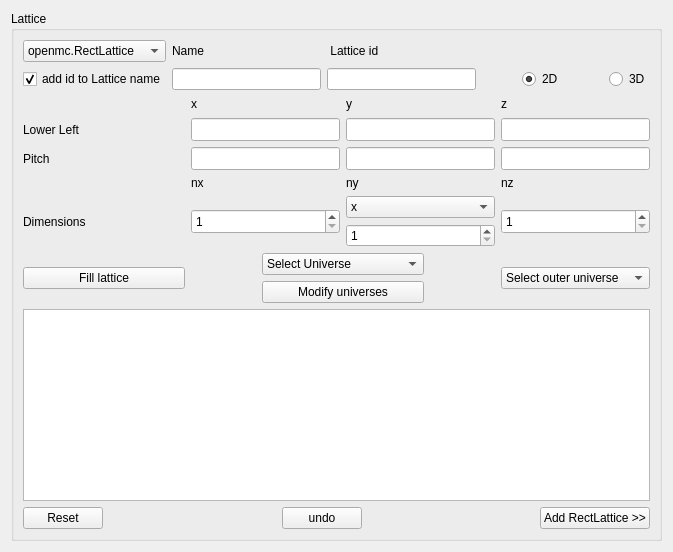
          <widget class="QWidget" name="tab_2">
           <attribute name="title">
            <string>Lattice definition</string>
           </attribute>
           <layout class="QGridLayout" name="gridLayout_13">
            <item row="0" column="0">
             <widget class="QGroupBox" name="groupBox_8">
              <property name="sizePolicy">
               <sizepolicy hsizetype="Preferred" vsizetype="Preferred">
                <horstretch>0</horstretch>
                <verstretch>0</verstretch>
               </sizepolicy>
              </property>
              <property name="maximumSize">
               <size>
                <width>11111</width>
                <height>16777215</height>
               </size>
              </property>
              <property name="title">
               <string>Lattice</string>
              </property>
              <layout class="QGridLayout" name="gridLayout_4">
               <item row="0" column="0">
                <layout class="QGridLayout" name="gridLayout_10">
                 <item row="0" column="0">
                  <widget class="QComboBox" name="comboBox_4">
                   <property name="sizePolicy">
                    <sizepolicy hsizetype="Preferred" vsizetype="Preferred">
                     <horstretch>0</horstretch>
                     <verstretch>0</verstretch>
                    </sizepolicy>
                   </property>
                   <item>
                    <property name="text">
                     <string>openmc.RectLattice</string>
                    </property>
                   </item>
                   <item>
                    <property name="text">
                     <string>openmc.HexLattice</string>
                    </property>
                   </item>
                  </widget>
                 </item>
                 <item row="0" column="2">
                  <widget class="QLabel" name="label_18">
                   <property name="text">
                    <string> Lattice id</string>
                   </property>
                  </widget>
                 </item>
                 <item row="1" column="4">
                  <widget class="QRadioButton" name="RB_2D">
                   <property name="text">
                    <string>2D</string>
                   </property>
                   <property name="checked">
                    <bool>true</bool>
                   </property>
                  </widget>
                 </item>
                 <item row="1" column="0">
                  <widget class="QCheckBox" name="add_id_lat_CB">
                   <property name="text">
                    <string>add id to Lattice name</string>
                   </property>
                   <property name="checked">
                    <bool>true</bool>
                   </property>
                  </widget>
                 </item>
                 <item row="1" column="2">
                  <widget class="QLineEdit" name="lineEdit_18">
                   <property name="sizePolicy">
                    <sizepolicy hsizetype="Preferred" vsizetype="Preferred">
                     <horstretch>0</horstretch>
                     <verstretch>0</verstretch>
                    </sizepolicy>
                   </property>
                   <property name="minimumSize">
                    <size>
                     <width>149</width>
                     <height>0</height>
                    </size>
                   </property>
                  </widget>
                 </item>
                 <item row="1" column="1">
                  <widget class="QLineEdit" name="lineEdit_17">
                   <property name="sizePolicy">
                    <sizepolicy hsizetype="Preferred" vsizetype="Preferred">
                     <horstretch>0</horstretch>
                     <verstretch>0</verstretch>
                    </sizepolicy>
                   </property>
                   <property name="minimumSize">
                    <size>
                     <width>149</width>
                     <height>0</height>
                    </size>
                   </property>
                  </widget>
                 </item>
                 <item row="0" column="1">
                  <widget class="QLabel" name="label_17">
                   <property name="text">
                    <string>Name</string>
                   </property>
                  </widget>
                 </item>
                 <item row="1" column="3">
                  <spacer name="horizontalSpacer_4">
                   <property name="orientation">
                    <enum>Qt::Horizontal</enum>
                   </property>
                   <property name="sizeHint" stdset="0">
                    <size>
                     <width>40</width>
                     <height>20</height>
                    </size>
                   </property>
                  </spacer>
                 </item>
                 <item row="1" column="6">
                  <widget class="QRadioButton" name="RB_3D">
                   <property name="text">
                    <string>3D</string>
                   </property>
                  </widget>
                 </item>
                 <item row="1" column="5">
                  <spacer name="horizontalSpacer_5">
                   <property name="orientation">
                    <enum>Qt::Horizontal</enum>
                   </property>
                   <property name="sizeHint" stdset="0">
                    <size>
                     <width>40</width>
                     <height>20</height>
                    </size>
                   </property>
                  </spacer>
                 </item>
                </layout>
               </item>
               <item row="1" column="0">
                <layout class="QGridLayout" name="gridLayout_8">
                 <item row="0" column="1">
                  <widget class="QLabel" name="label_19">
                   <property name="sizePolicy">
                    <sizepolicy hsizetype="Preferred" vsizetype="Preferred">
                     <horstretch>0</horstretch>
                     <verstretch>0</verstretch>
                    </sizepolicy>
                   </property>
                   <property name="minimumSize">
                    <size>
                     <width>16</width>
                     <height>16</height>
                    </size>
                   </property>
                   <property name="text">
                    <string>x</string>
                   </property>
                  </widget>
                 </item>
                 <item row="0" column="2">
                  <widget class="QLabel" name="label_20">
                   <property name="sizePolicy">
                    <sizepolicy hsizetype="Preferred" vsizetype="Preferred">
                     <horstretch>0</horstretch>
                     <verstretch>0</verstretch>
                    </sizepolicy>
                   </property>
                   <property name="minimumSize">
                    <size>
                     <width>16</width>
                     <height>16</height>
                    </size>
                   </property>
                   <property name="text">
                    <string>y</string>
                   </property>
                  </widget>
                 </item>
                 <item row="0" column="3">
                  <widget class="QLabel" name="label_21">
                   <property name="sizePolicy">
                    <sizepolicy hsizetype="Preferred" vsizetype="Preferred">
                     <horstretch>0</horstretch>
                     <verstretch>0</verstretch>
                    </sizepolicy>
                   </property>
                   <property name="minimumSize">
                    <size>
                     <width>0</width>
                     <height>16</height>
                    </size>
                   </property>
                   <property name="text">
                    <string>z</string>
                   </property>
                  </widget>
                 </item>
                 <item row="1" column="0">
                  <widget class="QLabel" name="label_22">
                   <property name="minimumSize">
                    <size>
                     <width>162</width>
                     <height>16</height>
                    </size>
                   </property>
                   <property name="text">
                    <string>Lower Left</string>
                   </property>
                  </widget>
                 </item>
                 <item row="1" column="1">
                  <widget class="QLineEdit" name="lineEdit_22">
                   <property name="sizePolicy">
                    <sizepolicy hsizetype="Preferred" vsizetype="Preferred">
                     <horstretch>0</horstretch>
                     <verstretch>0</verstretch>
                    </sizepolicy>
                   </property>
                   <property name="minimumSize">
                    <size>
                     <width>0</width>
                     <height>23</height>
                    </size>
                   </property>
                  </widget>
                 </item>
                 <item row="1" column="2">
                  <widget class="QLineEdit" name="lineEdit_23">
                   <property name="sizePolicy">
                    <sizepolicy hsizetype="Preferred" vsizetype="Preferred">
                     <horstretch>0</horstretch>
                     <verstretch>0</verstretch>
                    </sizepolicy>
                   </property>
                   <property name="minimumSize">
                    <size>
                     <width>0</width>
                     <height>23</height>
                    </size>
                   </property>
                  </widget>
                 </item>
                 <item row="1" column="3">
                  <widget class="QLineEdit" name="lineEdit_24">
                   <property name="sizePolicy">
                    <sizepolicy hsizetype="Preferred" vsizetype="Preferred">
                     <horstretch>0</horstretch>
                     <verstretch>0</verstretch>
                    </sizepolicy>
                   </property>
                   <property name="minimumSize">
                    <size>
                     <width>0</width>
                     <height>23</height>
                    </size>
                   </property>
                  </widget>
                 </item>
                 <item row="2" column="0">
                  <widget class="QLabel" name="label_16">
                   <property name="minimumSize">
                    <size>
                     <width>0</width>
                     <height>16</height>
                    </size>
                   </property>
                   <property name="text">
                    <string>Pitch         </string>
                   </property>
                  </widget>
                 </item>
                 <item row="2" column="1">
                  <widget class="QLineEdit" name="lineEdit_21">
                   <property name="sizePolicy">
                    <sizepolicy hsizetype="Preferred" vsizetype="Preferred">
                     <horstretch>0</horstretch>
                     <verstretch>0</verstretch>
                    </sizepolicy>
                   </property>
                   <property name="minimumSize">
                    <size>
                     <width>110</width>
                     <height>23</height>
                    </size>
                   </property>
                  </widget>
                 </item>
                 <item row="2" column="2">
                  <widget class="QLineEdit" name="lineEdit_20">
                   <property name="sizePolicy">
                    <sizepolicy hsizetype="Preferred" vsizetype="Preferred">
                     <horstretch>0</horstretch>
                     <verstretch>0</verstretch>
                    </sizepolicy>
                   </property>
                   <property name="minimumSize">
                    <size>
                     <width>0</width>
                     <height>23</height>
                    </size>
                   </property>
                  </widget>
                 </item>
                 <item row="2" column="3">
                  <widget class="QLineEdit" name="lineEdit_19">
                   <property name="sizePolicy">
                    <sizepolicy hsizetype="Preferred" vsizetype="Preferred">
                     <horstretch>0</horstretch>
                     <verstretch>0</verstretch>
                    </sizepolicy>
                   </property>
                   <property name="minimumSize">
                    <size>
                     <width>0</width>
                     <height>23</height>
                    </size>
                   </property>
                  </widget>
                 </item>
                 <item row="3" column="1">
                  <widget class="QLabel" name="label_24">
                   <property name="sizePolicy">
                    <sizepolicy hsizetype="Preferred" vsizetype="Preferred">
                     <horstretch>0</horstretch>
                     <verstretch>0</verstretch>
                    </sizepolicy>
                   </property>
                   <property name="text">
                    <string>nx</string>
                   </property>
                  </widget>
                 </item>
                 <item row="3" column="2">
                  <widget class="QLabel" name="label_25">
                   <property name="sizePolicy">
                    <sizepolicy hsizetype="Preferred" vsizetype="Preferred">
                     <horstretch>0</horstretch>
                     <verstretch>0</verstretch>
                    </sizepolicy>
                   </property>
                   <property name="text">
                    <string>ny</string>
                   </property>
                  </widget>
                 </item>
                 <item row="3" column="3">
                  <widget class="QLabel" name="label_26">
                   <property name="sizePolicy">
                    <sizepolicy hsizetype="Preferred" vsizetype="Preferred">
                     <horstretch>0</horstretch>
                     <verstretch>0</verstretch>
                    </sizepolicy>
                   </property>
                   <property name="text">
                    <string>nz</string>
                   </property>
                  </widget>
                 </item>
                 <item row="4" column="0">
                  <widget class="QLabel" name="label_23">
                   <property name="minimumSize">
                    <size>
                     <width>0</width>
                     <height>0</height>
                    </size>
                   </property>
                   <property name="maximumSize">
                    <size>
                     <width>1111111</width>
                     <height>16777215</height>
                    </size>
                   </property>
                   <property name="text">
                    <string>Dimensions</string>
                   </property>
                  </widget>
                 </item>
                 <item row="4" column="1">
                  <widget class="QSpinBox" name="spinBox">
                   <property name="sizePolicy">
                    <sizepolicy hsizetype="Preferred" vsizetype="Preferred">
                     <horstretch>0</horstretch>
                     <verstretch>0</verstretch>
                    </sizepolicy>
                   </property>
                   <property name="maximumSize">
                    <size>
                     <width>16777215</width>
                     <height>25</height>
                    </size>
                   </property>
                   <property name="minimum">
                    <number>1</number>
                   </property>
                  </widget>
                 </item>
                 <item row="4" column="2">
                  <layout class="QVBoxLayout" name="verticalLayout_3">
                   <item>
                    <widget class="QComboBox" name="XY_CB">
                     <property name="maximumSize">
                      <size>
                       <width>16777215</width>
                       <height>25</height>
                      </size>
                     </property>
                     <item>
                      <property name="text">
                       <string>x</string>
                      </property>
                     </item>
                     <item>
                      <property name="text">
                       <string>y</string>
                      </property>
                     </item>
                    </widget>
                   </item>
                   <item>
                    <widget class="QSpinBox" name="spinBox_2">
                     <property name="sizePolicy">
                      <sizepolicy hsizetype="Preferred" vsizetype="Preferred">
                       <horstretch>0</horstretch>
                       <verstretch>0</verstretch>
                      </sizepolicy>
                     </property>
                     <property name="maximumSize">
                      <size>
                       <width>16777215</width>
                       <height>25</height>
                      </size>
                     </property>
                     <property name="inputMethodHints">
                      <set>Qt::ImhNone</set>
                     </property>
                     <property name="minimum">
                      <number>1</number>
                     </property>
                    </widget>
                   </item>
                  </layout>
                 </item>
                 <item row="4" column="3">
                  <widget class="QSpinBox" name="spinBox_3">
                   <property name="sizePolicy">
                    <sizepolicy hsizetype="Preferred" vsizetype="Preferred">
                     <horstretch>0</horstretch>
                     <verstretch>0</verstretch>
                    </sizepolicy>
                   </property>
                   <property name="maximumSize">
                    <size>
                     <width>16777215</width>
                     <height>25</height>
                    </size>
                   </property>
                   <property name="minimum">
                    <number>1</number>
                   </property>
                  </widget>
                 </item>
                </layout>
               </item>
               <item row="2" column="0">
                <layout class="QVBoxLayout" name="verticalLayout_6">
                 <item>
                  <layout class="QHBoxLayout" name="horizontalLayout_2">
                   <item>
                    <widget class="QPushButton" name="pushButton_7">
                     <property name="minimumSize">
                      <size>
                       <width>162</width>
                       <height>0</height>
                      </size>
                     </property>
                     <property name="text">
                      <string>Fill lattice</string>
                     </property>
                    </widget>
                   </item>
                   <item>
                    <spacer name="horizontalSpacer_7">
                     <property name="orientation">
                      <enum>Qt::Horizontal</enum>
                     </property>
                     <property name="sizeHint" stdset="0">
                      <size>
                       <width>40</width>
                       <height>20</height>
                      </size>
                     </property>
                    </spacer>
                   </item>
                   <item>
                    <layout class="QVBoxLayout" name="verticalLayout_5">
                     <item>
                      <widget class="QComboBox" name="comboBox_6">
                       <property name="minimumSize">
                        <size>
                         <width>162</width>
                         <height>0</height>
                        </size>
                       </property>
                       <property name="maximumSize">
                        <size>
                         <width>151</width>
                         <height>16777215</height>
                        </size>
                       </property>
                       <item>
                        <property name="text">
                         <string>Select Universe</string>
                        </property>
                       </item>
                      </widget>
                     </item>
                     <item>
                      <widget class="QPushButton" name="Modify_TextEdit_PB">
                       <property name="text">
                        <string>Modify universes</string>
                       </property>
                      </widget>
                     </item>
                    </layout>
                   </item>
                   <item>
                    <spacer name="horizontalSpacer_11">
                     <property name="orientation">
                      <enum>Qt::Horizontal</enum>
                     </property>
                     <property name="sizeHint" stdset="0">
                      <size>
                       <width>40</width>
                       <height>20</height>
                      </size>
                     </property>
                    </spacer>
                   </item>
                   <item>
                    <widget class="QComboBox" name="comboBox_7">
                     <property name="minimumSize">
                      <size>
                       <width>149</width>
                       <height>0</height>
                      </size>
                     </property>
                     <property name="maximumSize">
                      <size>
                       <width>149</width>
                       <height>16777215</height>
                      </size>
                     </property>
                     <item>
                      <property name="text">
                       <string>Select outer universe</string>
                      </property>
                     </item>
                    </widget>
                   </item>
                  </layout>
                 </item>
                 <item>
                  <widget class="QTextEdit" name="textEdit">
                   <property name="maximumSize">
                    <size>
                     <width>1111111</width>
                     <height>16777215</height>
                    </size>
                   </property>
                  </widget>
                 </item>
                </layout>
               </item>
               <item row="3" column="0">
                <layout class="QHBoxLayout" name="horizontalLayout_3">
                 <item>
                  <widget class="QPushButton" name="Reset_PB">
                   <property name="text">
                    <string>Reset</string>
                   </property>
                  </widget>
                 </item>
                 <item>
                  <spacer name="horizontalSpacer_6">
                   <property name="orientation">
                    <enum>Qt::Horizontal</enum>
                   </property>
                   <property name="sizeHint" stdset="0">
                    <size>
                     <width>20</width>
                     <height>20</height>
                    </size>
                   </property>
                  </spacer>
                 </item>
                 <item>
                  <widget class="QPushButton" name="undo_PB">
                   <property name="text">
                    <string>undo</string>
                   </property>
                  </widget>
                 </item>
                 <item>
                  <spacer name="horizontalSpacer_12">
                   <property name="orientation">
                    <enum>Qt::Horizontal</enum>
                   </property>
                   <property name="sizeHint" stdset="0">
                    <size>
                     <width>20</width>
                     <height>20</height>
                    </size>
                   </property>
                  </spacer>
                 </item>
                 <item>
                  <widget class="QPushButton" name="Add_Lat_PB">
                   <property name="text">
                    <string>Add RectLattice &gt;&gt;</string>
                   </property>
                  </widget>
                 </item>
                </layout>
               </item>
              </layout>
             </widget>
            </item>
           </layout>
          </widget>
